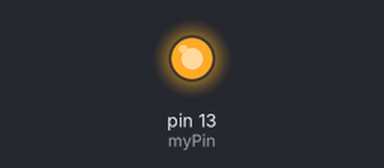
This sketch was run on a simulated Arduino Uno, built with avr-gcc and run on an emulated ATmega328P. On the bench: output pins drawn as LEDs (lit = HIGH).

Above: at 1.8 s.
At 7.9 s:
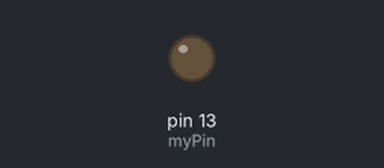
Timing chart, 0 to 11.6 s (numbered marks = the images above):
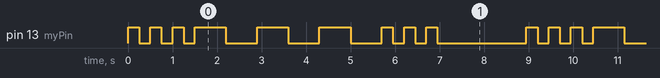

Measured:
- by itself, pin 13 (myPin): repeats every 9.0 s: 2 × (LOW 0.25 s, HIGH 0.25 s), LOW 0.25 s, 3 × (HIGH 0.70 s, LOW 0.70 s), 2 × (HIGH 0.25 s, LOW 0.25 s), HIGH 0.25 s, LOW 2.0 s, HIGH 0.25 s
- by itself, everything shown: repeats every 9.0 s, in 18 steps

The sketch:

project2_SOS_morse_code.ino
```cpp
// Project 2: SOS Morse Code
// Board: Arduino Uno
// Blinks a red LED in SOS pattern using variables for timing
// dit = 250ms, dah = 700ms, wait = 2000ms between cycles

int myPin = 13;
int time1 = 250;
int time2 = 700;
int wait = 2000;

void setup() {
  pinMode(13, OUTPUT);
}

void loop() {
  // S - dit dit dit
  digitalWrite(myPin, HIGH); delay(time1);
  digitalWrite(myPin, LOW);  delay(time1);
  digitalWrite(myPin, HIGH); delay(time1);
  digitalWrite(myPin, LOW);  delay(time1);
  digitalWrite(myPin, HIGH); delay(time1);
  digitalWrite(myPin, LOW);  delay(time1);

  // O - dah dah dah
  digitalWrite(myPin, HIGH); delay(time2);
  digitalWrite(myPin, LOW);  delay(time2);
  digitalWrite(myPin, HIGH); delay(time2);
  digitalWrite(myPin, LOW);  delay(time2);
  digitalWrite(myPin, HIGH); delay(time2);
  digitalWrite(myPin, LOW);  delay(time2);

  // S - dit dit dit
  digitalWrite(myPin, HIGH); delay(time1);
  digitalWrite(myPin, LOW);  delay(time1);
  digitalWrite(myPin, HIGH); delay(time1);
  digitalWrite(myPin, LOW);  delay(time1);
  digitalWrite(myPin, HIGH); delay(time1);
  digitalWrite(myPin, LOW);  delay(wait);
}
```
